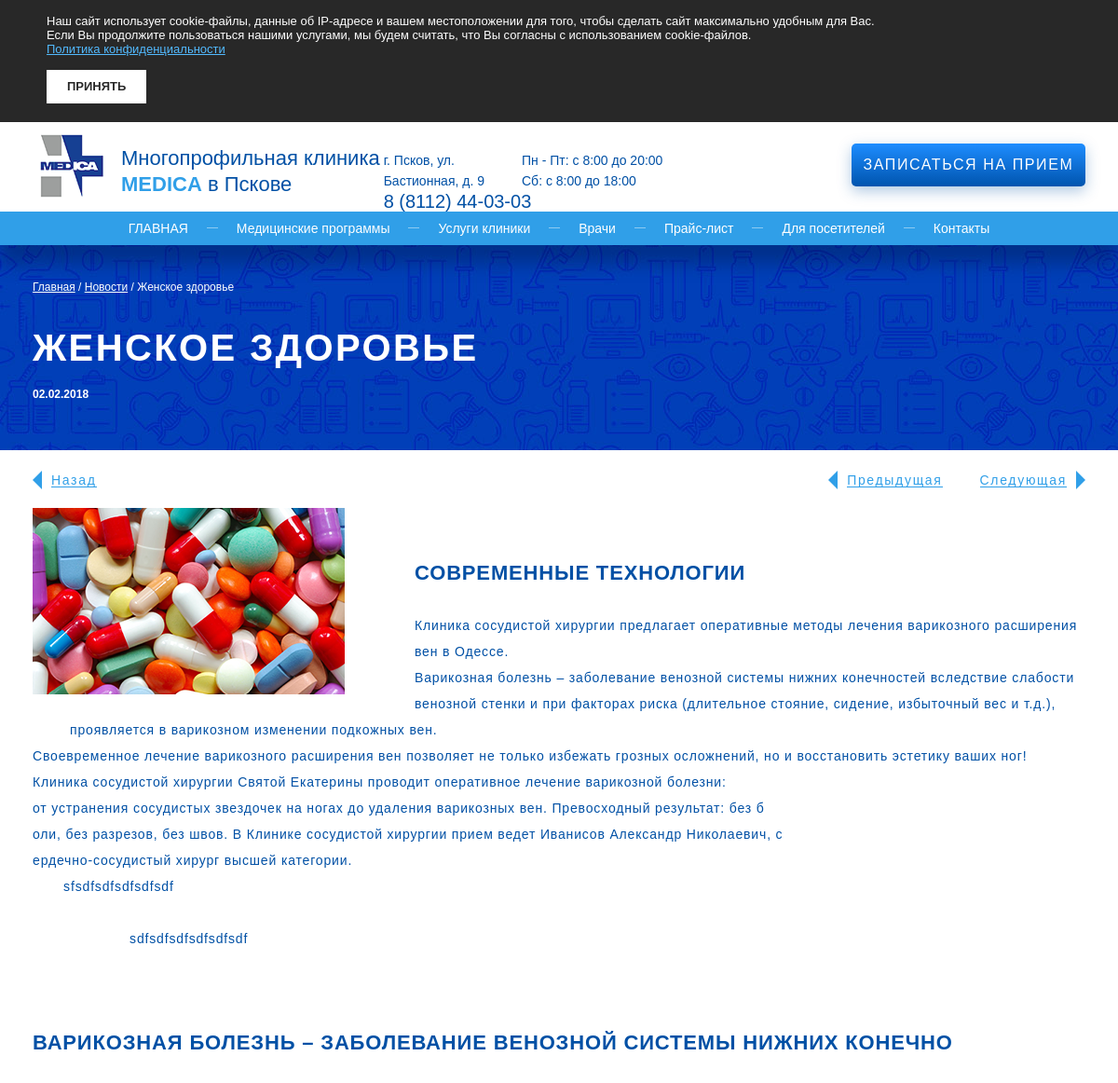
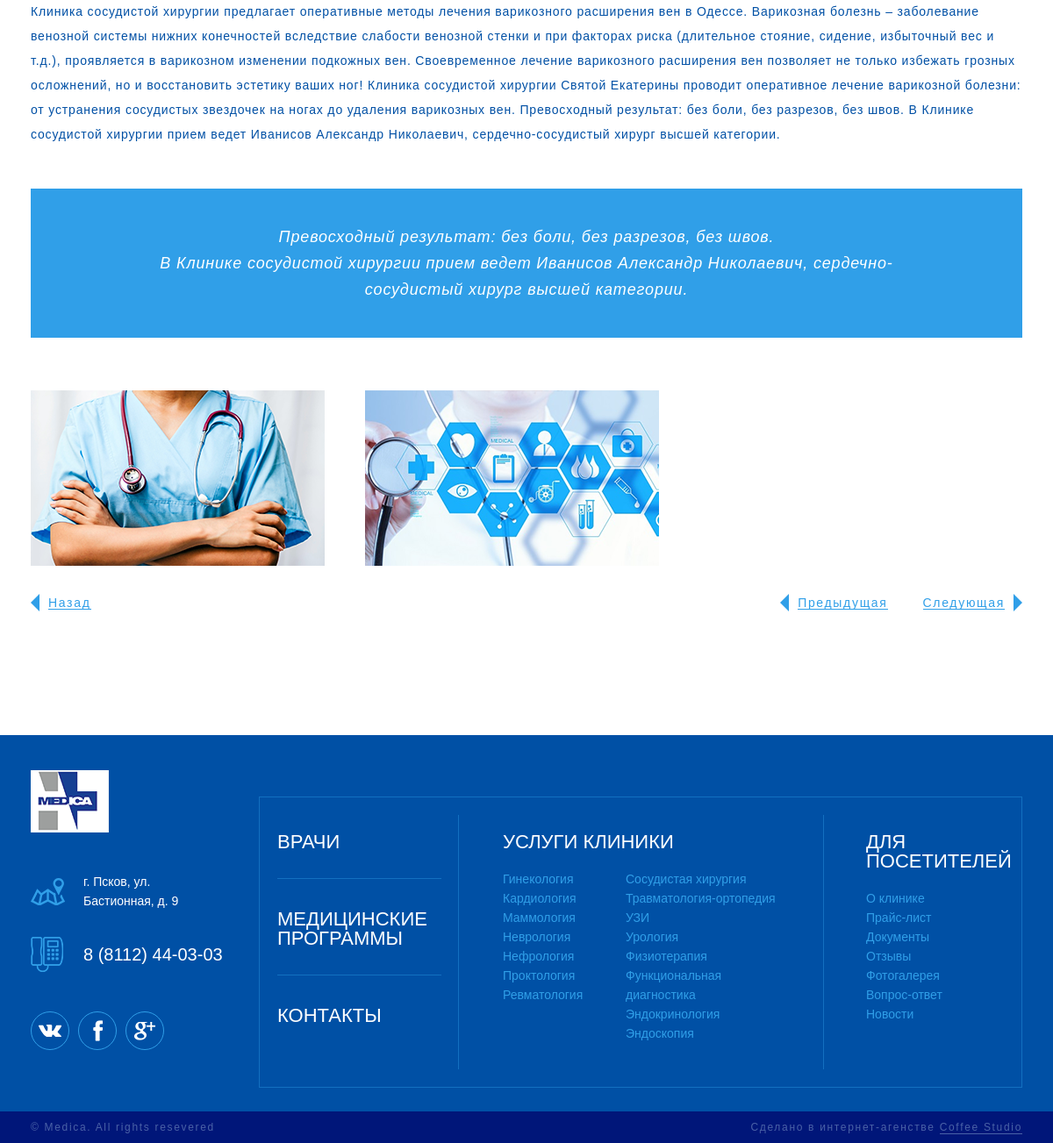
The page /text_page/3/ on the database its author committed (2 pictures, top to bottom).
### news/models.py (models this page shows, shortened)
class News(models.Model):
    title = models.CharField(max_length=64, blank=False, null=False, default=None)
    preview = models.TextField(blank=True, null=False, default=None)
    date = models.DateTimeField(auto_now_add=True, auto_now=False)
    class Meta:
        verbose_name = 'Новость'
        verbose_name_plural = 'Новости'
    def get_image(self):
        return self.newsimage_set.filter(is_active=True, is_main=True)
    def get_other_images(self):
        return self.newsimage_set.filter(is_active=True).exclude(is_main=True)
    def get_textfields(self):
        return self.newstextfield_set.all()

class NewsImage(models.Model):
    news = models.ForeignKey('News', blank=True, null=True, default=None, on_delete=models.CASCADE)
    image = models.ImageField(upload_to='news_images/')
    is_main = models.BooleanField(default=False)
    is_active = models.BooleanField(default=True)
    class Meta:
        verbose_name = 'Картинка'
        verbose_name_plural = 'Картинки новостей'

class NewsTextField(models.Model):
    news = models.ForeignKey('News', blank=True, null=True, default=None, on_delete=models.CASCADE)
    article = models.CharField(max_length=64, blank=False, null=False, default=None)
    text = RichTextUploadingField(blank=True, null=False, default=None,)
    class Meta:
        verbose_name = 'Блок'
        verbose_name_plural = 'Блоки статьи'

### news/views.py (the view)
# urls.py: url(r'^text_page/(?P<news_id>\w+)/$', views.text_page, name='text_page'),
def text_page(request, news_id):
    article = News.objects.get(id=news_id)
    artlist = list(News.objects.order_by('date'))
    ind = artlist.index(article)
    try:
        next_article = artlist.pop(ind+1)
    except IndexError:
        next_article = News.objects.order_by('date').first()
    try:
        previous_article = artlist.pop(ind-1)
    except IndexError:
        previous_article = News.objects.order_by('date').last()
    return render(request, 'text-page.html', locals())

### templates/text-page.html (shortened to what this page needs)
<!DOCTYPE html>
{% load static %}
<html lang="ru" itemscope itemtype="http://schema.org/WebPage">
<head>
  <link href="{% static 'css/plugins.min.css' %}" rel="stylesheet">
  <link href="{% static 'css/styles.min.css' %}" rel="stylesheet">
</head>
<body>
  <div id="cookie-policy-info" class="cookie-policy" role="alert">
    <div class="wrapper">
      <noindex>
        <p>Наш сайт использует cookie-файлы, данные об IP-адресе и вашем местоположении для того, чтобы сделать сайт максимально удобным для Вас.</p>
        <p>Если Вы продолжите пользоваться нашими услугами, мы будем считать, что Вы согласны с использованием cookie-файлов.</p>
        <p><a href="/policy/">Политика конфиденциальности</a></p>
        <p>&nbsp;</p>
        <button id="cookie-policy-btn" class="cookie-policy-button" type="button"><span>Принять</span></button>
      </noindex>
    </div>
  </div>
  <div class="container">
    <div class="content">
      <header class="header">
        <div class="wrapper">
          <div class="clr">
            <div class="logotype">
              <a href="/" title="Многопрофильная клиника MEDICA в Пскове">
                <span><img src="{% static 'images/logotype.png' %}" alt="Многопрофильная клиника MEDICA в Пскове"></span>
                <span>Многопрофильная клиника <b>MEDICA</b> в Пскове</span>
              </a>
            </div>
            <div class="header-contacts">
              <ul>
                <li class="address">г. Псков, ул. <br> Бастионная, д. 9</li>
                <li class="work-time">
                  <p>Пн - Пт: с 8:00 до 20:00</p>
                  <p>Сб: с 8:00 до 18:00</p>
                </li>
                <li class="phone">
                  <a href="tel:8 (8112) 44-03-03">8 (8112) 44-03-03</a>
                </li>
              </ul>
            </div>
            <div class="get-call">
              <a href="#get-call" class="btn" data-modal><span>Записаться на прием</span></a>
            </div>
          </div>
        </div>
      </header>
      <nav class="nav" role="navigation">
        <div class="wrapper">
          <ul>
            <li><a href="/">Главная</a></li>
            <li><a href="#0">Медицинские программы</a></li>
            <li><a href="services.html">Услуги клиники</a></li>
            <li><a href="doctors.html">Врачи</a></li>
            <li><a href="#0">Прайс-лист</a></li>
            <li><a href="#0">Для посетителей</a></li>
            <li><a href="contacts.html">Контакты</a></li>
          </ul>
        </div>
      </nav>
      <div class="page-heading news-heading">
        <div class="wrapper">
          <div class="breadcrumbs" itemprop="breadcrumb">
            <a href="/">Главная</a> <span>/</span> <a href="{% url 'news' %}">Новости</a> <span>/</span> {{ article.title }}
          </div>
          <div class="heading" role="heading">
            <h1>{{ article.title }}</h1>
            <time>{{ article.date|date:"d.m.Y" }}</time>
          </div>
        </div>
      </div>
      <div class="news">
        <div class="wrapper">
          <div class="news-full">
            <div class="news-full-links">
              <div class="back">
                <a href="#{% url 'news' %}" title="Назад"><span>Назад</span></a>
              </div>
              <div class="next">
                <a href="{% url 'text_page' next_article.id %}" title="Следующая"><span>Следующая</span></a>
              </div>
              <div class="prev">
                <a href="{% url 'text_page' previous_article.id %}" title="Предыдущая"><span>Предыдущая</span></a>
              </div>
            </div>
            <div class="news-full-story">
                {% if article.get_image %}
                {% for image in article.get_image %}
              <img src="{{ image.image.url }}" style="float: left; margin-right: 75px;" alt="">
                {% endfor %}
                {% endif %}
                {% for block in article.get_textfields %}
              <p>&nbsp;</p>
              <p>&nbsp;</p>
              <h2>{{ block.article }}</h2>
              <p>&nbsp;</p>
              <p>{{ block.text | safe }}</p>
              <p>&nbsp;</p>
                {% endfor %}
              <blockquote>
                <p>Превосходный результат: без боли, без разрезов, без швов. </p>
                <p>В Клинике сосудистой хирургии прием ведет Иванисов Александр Николаевич, сердечно-сосудистый хирург высшей категории.</p>
              </blockquote>
              <div class="img-gallery">
                  {% for image in article.get_other_images %}
                <div class="item">
                  <a href="{{ image.image.url }}">
                    <img src="{{ image.image.url }}" alt="">
                  </a>
                </div>
                  {% endfor %}
              </div>
            </div>
            <div class="news-full-links">
              <div class="back">
                <a href="#{% url 'news' %}" title="Назад"><span>Назад</span></a>
              </div>
              <div class="next">
                <a href="{% url 'text_page' next_article.id %}" title="Следующая"><span>Следующая</span></a>
              </div>
              <div class="prev">
                <a href="{% url 'text_page' previous_article.id %}" title="Предыдущая"><span>Предыдущая</span></a>
              </div>
            </div>
          </div>
        </div>
      </div>
    </div>
    <footer class="footer">
      <div class="wrapper">
        <div class="clr">
          <div class="footer-left">
            <div class="logotype">
              <a href="/" title="Многопрофильная клиника MEDICA в Пскове">
                <span><img src="{% static 'images/logotype.png' %}" alt="Многопрофильная клиника MEDICA в Пскове"></span>
              </a>
            </div>
            <address>г. Псков, ул. <br> Бастионная, д. 9</address>
            <div class="phone">
              <a href="tel:88112440303">8 (8112) 44-03-03</a>
            </div>
            <ul class="social">
              <li>
                <a href="#0" target="_blank"><img src="images/vk-icon.png" alt="VK.com"></a>
              </li>
              <li>
                <a href="#0" target="_blank"><img src="images/fb-icon.png" alt="Facebook"></a>
              </li>
              <li>
                <a href="#0" target="_blank"><img src="images/gp-icon.png" alt="Google+"></a>
              </li>
            </ul>
          </div>
          <div class="footer-right">
            <div class="footer-links">
              <div class="clr">
                <ul class="left">
                  <li><a href="#0">Врачи</a></li>
                  <li><a href="#0">Медицинские программы</a></li>
                  <li><a href="#0">Контакты</a></li>
                </ul>
                <ul class="center">
                  <li>
                    <a href="#0">Услуги клиники</a>
                    <div class="row clr">
                      <ul>
                        <li><a href="#0">Гинекология</a></li>
                        <li><a href="#0">Кардиология</a></li>
                        <li><a href="#0">Маммология</a></li>
                        <li><a href="#0">Неврология</a></li>
                        <li><a href="#0">Нефрология</a></li>
                        <li><a href="#0">Проктология</a></li>
                        <li><a href="#0">Ревматология</a></li>
                      </ul>
                      <ul>
                        <li><a href="#0">Сосудистая хирургия</a></li>
                        <li><a href="#0">Травматология-ортопедия</a></li>
                        <li><a href="#0">УЗИ</a></li>
                        <li><a href="#0">Урология</a></li>
                        <li><a href="#0">Физиотерапия</a></li>
                        <li><a href="#0">Функциональная диагностика</a></li>
                        <li><a href="#0">Эндокринология</a></li>
                        <li><a href="#0">Эндоскопия</a></li>
                      </ul>
                    </div>
                  </li>
                </ul>
                <ul class="right">
                  <li>
                    <a href="#0">Для посетителей</a>
                    <div class="row clr">
                      <ul>
                        <li><a href="#0">О клинике</a></li>
                        <li><a href="#0">Прайс-лист</a></li>
                        <li><a href="#0">Документы</a></li>
                        <li><a href="#0">Отзывы</a></li>
                        <li><a href="#0">Фотогалерея</a></li>
                        <li><a href="#0">Вопрос-ответ</a></li>
                        <li><a href="#0">Новости</a></li>
                      </ul>
                    </div>
                  </li>
                </ul>
              </div>
            </div>
          </div>
        </div>
      </div>
      <div class="footer-line">
        <div class="wrapper">
          <div class="clr">
            <div class="copyright">&copy; Medica. All rights resevered</div>
            <div class="coffee">
              <a href="https://www.coffeestudio.ru/" target="_blank">Сделано в интернет-агенстве <span>Coffee Studio</span></a>
            </div>
          </div>
        </div>
      </div>
    </footer>
  </div>
</body>
</html>

### rows shown on the page
News: title "Женское здоровье", title "ЖЕНСКОЕ ЗДОРОВЬЕ", date "02.02.2018"
NewsImage: image (picture)
NewsTextField: article "СОВРЕМЕННЫЕ ТЕХНОЛОГИИ", text "Клиника сосудистой хирургии предлагает оперативные методы лечения варикозного расширения вен в Одессе. Варикозная болезнь – заболевание венозной системы нижних конечностей вследствие слабости венозной стенки и при факторах риска (длительное стояние, сидение, избыточный вес и т.д.), проявляется в варикозном изменении подкожных вен. Своевременное лечение варикозного расширения вен позволяет не только избежать грозных осложнений, но и восстановить эстетику ваших ног! Клиника сосудистой хирургии Святой Екатерины проводит оперативное лечение варикозной болезни: от устранения сосудистых звездочек на ногах до удаления варикозных вен. Превосходный результат: без б оли, без разрезов, без швов. В…"
NewsTextField: article "ВАРИКОЗНАЯ БОЛЕЗНЬ – ЗАБОЛЕВАНИЕ ВЕНОЗНОЙ СИСТЕМЫ НИЖНИХ КОНЕЧНО", text "Клиника сосудистой хирургии предлагает оперативные методы лечения варикозного расширения вен в Одессе. Варикозная болезнь – заболевание венозной системы нижних конечностей вследствие слабости венозной стенки и при факторах риска (длительное стояние, сидение, избыточный вес и т.д.), проявляется в варикозном изменении подкожных вен. Своевременное лечение варикозного расширения вен позволяет не только избежать грозных осложнений, но и восстановить эстетику ваших ног! Клиника сосудистой хирургии Святой Екатерины проводит оперативное лечение варикозной болезни: от устранения сосудистых звездочек на ногах до удаления варикозных вен. Превосходный результат: без боли, без разрезов, без швов. В…"
NewsImage: image (picture)
NewsImage: image (picture)
